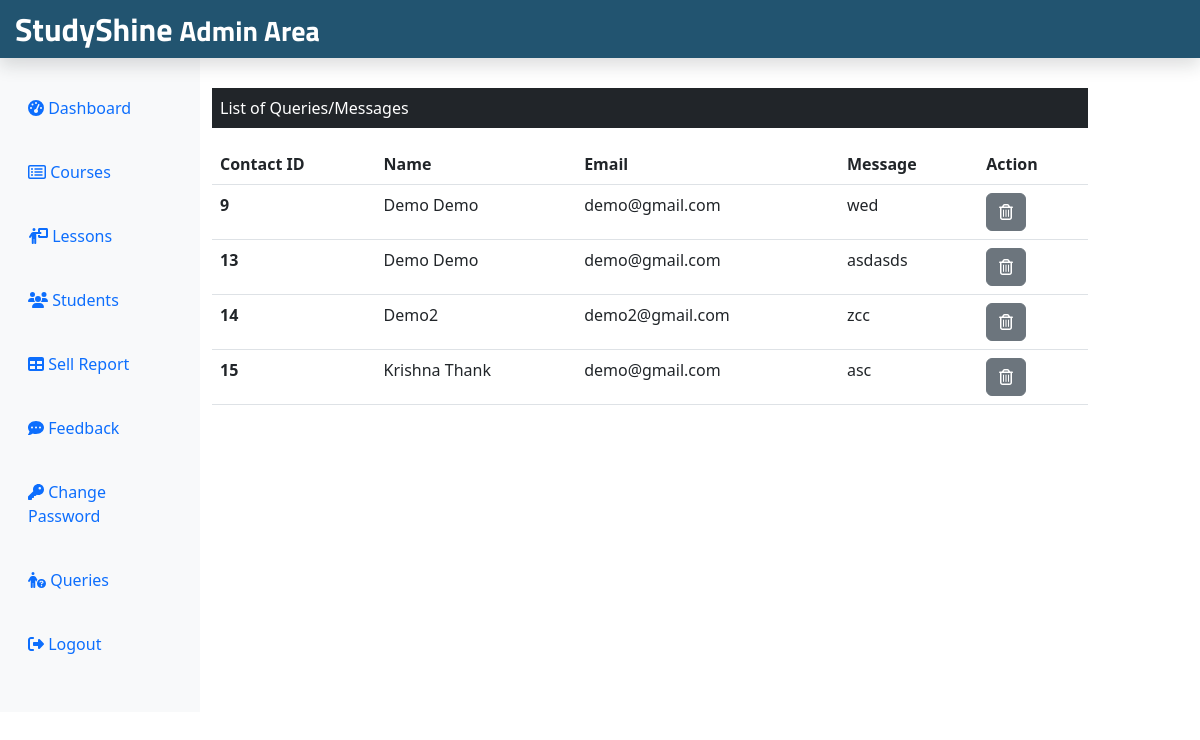
The page /Admin/queries.php (signed in) on the database its author committed.
### tables this page shows
CREATE TABLE `contact` (
  `id` int(11) NOT NULL,
  `name` varchar(255) NOT NULL,
  `mail` varchar(255) NOT NULL,
  `message` text NOT NULL
);

### Admin/queries.php (the view, shortened to what this page needs)
<?php
include('./adminInclude/header.php');
include_once('../dbConnection.php');
?>
<div class="col-sm-9 mt-5">
    <p class="bg-dark text-white p-2"> List of Queries/Messages </p>
    <?php
    $sql = "SELECT *FROM contact";
    $result = $conn->query($sql);
    if($result->num_rows>0){
        echo '<table class ="table">
        <thead>
        <tr>
        <th scope = "col"> Contact ID </th>
        <th scope = "col"> Name </th>
        <th scope = "col"> Email </th>
        <th scope = "col"> Message </th>
        <th scope = "col"> Action</th>
        </tr>
        </thead>
        <tbody>';
        while($row =$result->fetch_assoc()) {
            echo '<tr>';
            echo '<th scope = "row">' .$row["id"].'</th>';
            echo '<td>' .$row["name"].'</td>';
            echo '<td>' .$row["mail"].'</td>';
            echo '<td>' .$row["message"].'</td>';
            echo '<td> <form action = "" method = "POST" class = "d-inline"> <input type = "hidden"
            name = "id" value = '.$row["id"].'> <button type = "submit" class = "btn btn-secondary" name = "delete" value= "Delete">
            <i class = "far fa-trash-alt"> </i></button>
            </form>
            </td>
            </tr>';
        }
        echo '</tbody>
        </table>';
} else {
    echo '0 Results';
}
?>
</div>
</div>
</div>
<?php
include('./adminInclude/footer.php');
?>

### rows shown on the page
contact: id "9", name "Demo Demo", mail "demo@gmail.com", message "wed"
contact: id "13", name "Demo Demo", mail "demo@gmail.com", message "asdasds"
contact: id "14", name "Demo2", mail "demo2@gmail.com", message "zcc"
contact: id "15", name "Krishna Thank", mail "demo@gmail.com", message "asc"
